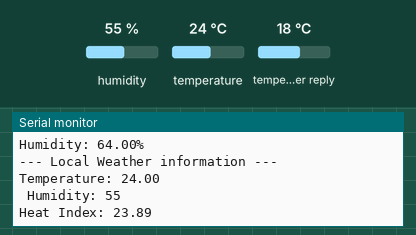
This sketch was run on a simulated ESP32. On the bench: the last lines printed to the serial monitor. The test bench sets the inputs (shaded band); at power-on: humidity 55 %, temperature 24 °C, temperature in the weather reply 18 °C. WiFi joins after 1.5 s; servers stay silent unless stated; web services answer with replies made up by the test bench; not simulated (calls return 0 or success): Secrets.h.

Above: at 3.4 s.
3.5 s: humidity set to 22 %
At 5.3 s:
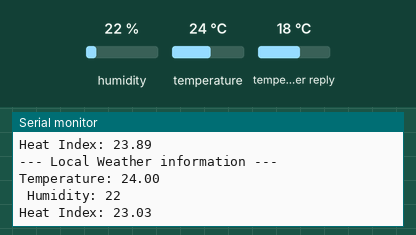
6.2 s: temperature set to 12 °C
At 7.7 s:
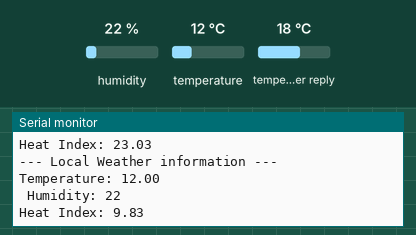
8.9 s: humidity set to 40 %
At 11.4 s:
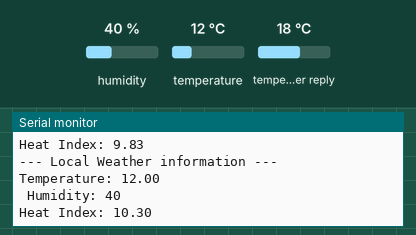
Timing chart, 0 to 12.9 s (numbered marks = the images above; inputs shaded):
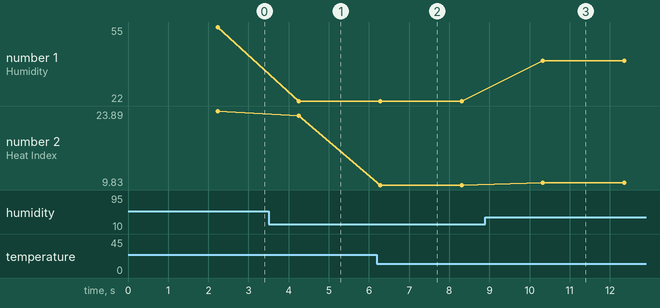

The sketch:

Remote-Weather-Station.ino
```cpp
#include <WiFi.h>
#include <HTTPClient.h>
#include <ArduinoJson.h>
#include "Secrets.h"
#include "DHT.h"

#define DHT_PIN 23
#define DHT_TYPE DHT11

using namespace std;

/**
 * Ideas to implement:
 *
 * Implement various locations to request weather information.
 *
 * Use DHT11 module to add local weather.
 *
 * Use LCD module to display the weather information.
 *
 * Display the weather information onto a webpage from the ESP32.
 *
 * Use potentiometer and buttons to allow user to select which location to request weather information.
 */

 DHT dht(DHT_PIN, DHT_TYPE);

/**
 * Function to connect the ESP32 to the WiFi network.
 */
void connect_to_wifi()
{
  // Start the connection process
  Serial.printf("Connecting to %s\n", SECRET_SSID);

  // Initiate the connection
  WiFi.begin(SECRET_SSID, SECRET_PASSWORD);

  // Wait until the connection is established
  while (WiFi.status() != WL_CONNECTED)
  {
    delay(1000);
    Serial.print(".");
  }

  Serial.println(".");
  Serial.println("WiFi connected!");

  // Print the ESP32's IP address
  Serial.println("IP address: ");
  Serial.println(WiFi.localIP());
}

/**
 * Function that makes an HTTP Request to OpenWeatherMap and retrieves the weather for White Rock, BC.
 * Outputs the description, temperature, and humidity to the Serial Monitor.
 */
void request_weather_info()
{
  // Check if WiFi is connected before doing anything
  if (WiFi.status() == WL_CONNECTED)
  {
    String url = "https://api.openweathermap.org/data/2.5/weather?";
    String lat = "49.026743";
    String lon = "-122.806303";
    HTTPClient http;
    int http_code;

    // Set the final URL with parameters for the HTTP Request
    http.begin(url + "lat=" + lat + "&lon=" + lon + "&units=metric&appid=" + SECRET_WEATHER_API);

    // Begin the connection and send the HTTP Request
    http_code = http.GET();

    // http_code will receive an error if negative
    if (http_code > 0)
    {
      // Read the data as a JSON string
      String json_data = http.getString();

      // Retrieve some information from the JSON
      DynamicJsonDocument doc(2048);
      DeserializationError error = deserializeJson(doc, json_data);

      if (error) {
        Serial.print(F("Failed to parse JSON: "));
        Serial.println(error.f_str());
        return;
      }

      JsonObject obj = doc.as<JsonObject>();

      // Check if the JSON contains the expected data
      if (obj.containsKey("weather") && obj["weather"].size() > 0) {
        const char* description = obj["weather"][0]["description"].as<const char*>();
        const float temp = obj["main"]["temp"].as<float>();
        const float humidity = obj["main"]["humidity"].as<float>();

        Serial.println("--- Weather in White Rock ---");
        Serial.printf("Description: %s\nTemperature: %.2f°C\nHumidity: %.2f%%\n", description, temp, humidity);
      } else {
        Serial.println("Weather data not available.");
      }
    }
    else
    {
      Serial.printf("Error on HTTP request: %s\n", http.errorToString(http_code).c_str());
    }

    http.end();
  }
}

void setup()
{
  Serial.begin(115200); // Start the Serial Monitor
  analogSetAttenuation(ADC_11db);
  connect_to_wifi();
  request_weather_info();

  dht.begin();
}

void loop()
{
  float dht_temp = dht.readTemperature();
  float dht_humidity = dht.readHumidity();

  // Check for errors
  if (isnan(dht_temp) || isnan(dht_humidity))
  {
    Serial.println("Failed to read from DHT sensor.");
    return;
  }

  // Compute heat index in Celcius
  float dht_heat_index = dht.computeHeatIndex(dht_temp, dht_humidity, false);

  Serial.println("--- Local Weather information ---");
  Serial.printf("Temperature: %.2f\n Humidity: %2.f\nHeat Index: %.2f\n", dht_temp, dht_humidity, dht_heat_index);

  delay(2000);
}
```

Measured:
- after the input at 3.5 s, the serial monitor: prints a new line after 0.76 s (image 1)
- after the input at 6.2 s, the serial monitor: prints a new line after 0.08 s (image 2)
- after the input at 8.9 s, the serial monitor: prints a new line after 1.4 s (image 3)
- plotted number 1: 55 → 22 after the input at 3.5 s, 22 → 40 after the input at 8.9 s
- plotted number 2: 23.89 → 23.03 after the input at 3.5 s, 23.03 → 9.83 after the input at 6.2 s, 9.83 → 10.3 after the input at 8.9 s
